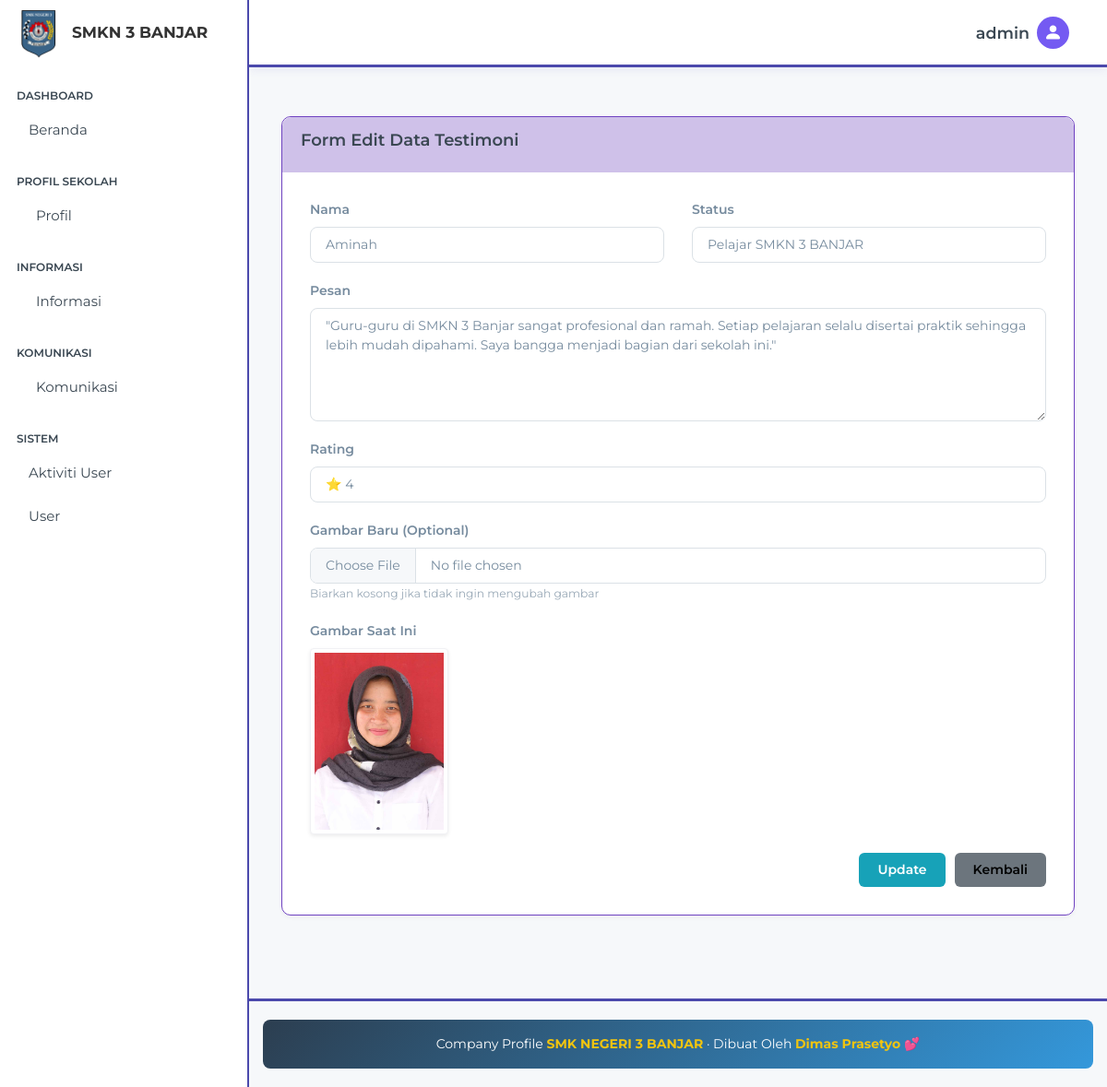
Page /beckend/pages/testimoni/edit.php?id=8 (signed in) on the committed database.
### tables this page shows
CREATE TABLE `testimonials` (
  `id` bigint NOT NULL,
  `image` varchar(255) NOT NULL,
  `name` varchar(255) NOT NULL,
  `status` varchar(255) NOT NULL,
  `massage` varchar(255) NOT NULL,
  `rating` tinyint NOT NULL DEFAULT '5'
);

### config/escapeString.php (called while the page is built)
<?php
if (!function_exists('escapeString')) {
    function escapeString($text) {
        global $connect;
        return $connect->real_escape_string($text);
    }
}
?>

### beckend/pages/testimoni/edit.php (the view, shortened to what this page needs)
<?php
include '../../partials/header.php';
include '../../partials/sidebar.php';
include '../../partials/navbar.php';
include '../../app.php';
$id = escapeString($_GET['id']);
$qSelect = "SELECT * FROM testimonials WHERE id = '$id'";
$result = mysqli_query($connect, $qSelect);
$testimoni = mysqli_fetch_object($result);
?>
<div class="content-wrapper">
    <section class="content-header">
        <div class="container-fluid">
            <div class="row mb-2">
                <div class="col-sm-6">
                    <h1>Edit Data Testimoni</h1>
                </div>
                <div class="col-sm-6">
                    <ol class="breadcrumb float-sm-right">
                        <li class="breadcrumb-item"><a href="./index.php">Data Testimoni</a></li>
                        <li class="breadcrumb-item active">Edit Data</li>
                    </ol>
                </div>
            </div>
        </div>
    </section>
    <section class="content">
        <div class="container-fluid">
            <div class="row">
                <div class="col-12 mt-5">
                    <div class="card card-purple">
                        <div class="card-header">
                            <h3 class="card-title">Form Edit Data Testimoni</h3>
                        </div>
                        <div class="card-body">
                            <form action="../../action/testimoni/update.php" method="POST" enctype="multipart/form-data">
                                <div class="row">
                                    <div class="col-md-6">
                                        <div class="form-group">
                                            <label for="name">Nama</label>
                                            <input type="text" name="name" class="form-control" id="name"
                                                value="<?= htmlspecialchars($testimoni->name) ?>" required>
                                        </div>
                                    </div>
                                    <div class="col-md-6">
                                        <div class="form-group">
                                            <label for="status">Status</label>
                                            <input type="text" name="status" class="form-control" id="status"
                                                value="<?= htmlspecialchars($testimoni->status) ?>" required>
                                        </div>
                                    </div>
                                </div>
                                <div class="form-group">
                                    <label for="massage">Pesan</label>
                                    <textarea name="massage" class="form-control" id="massage" rows="5" required><?= htmlspecialchars($testimoni->massage) ?></textarea>
                                </div>
                                <div class="form-group">
                                    <label for="rating">Rating</label>
                                    <select name="rating" id="rating" class="form-control" required>
                                        <option value="4" <?= ($testimoni->rating == 4 ? 'selected' : '') ?>>⭐ 4</option>
                                    </select>
                                </div>
                                <div class="form-group">
                                    <label for="image">Gambar Baru (Optional)</label>
                                    <input type="file" name="image" class="form-control" id="image">
                                    <small class="form-text text-muted">Biarkan kosong jika tidak ingin mengubah gambar</small>
                                </div>
                                <div class="form-group">
                                    <label>Gambar Saat Ini</label>
                                    <div>
                                        <img src="../../../storages/testimoni/<?= $testimoni->image ?>"
                                            alt="Gambar Testimoni" width="150" class="img-thumbnail">
                                    </div>
                                </div>
                                <div class="btn-action">
                                    <button type="submit" class="btn btn-info" name="tombol">
                                        <i class="fas fa-save"></i> Update
                                    </button>
                                    <a href="./index.php" class="btn btn-secondary">
                                        <i class="fas fa-arrow-left"></i> Kembali
                                    </a>
                                </div>
                            </form>
                        </div>
                    </div>
                </div>
            </div>
        </div>
    </section>
</div>
<?php
include '../../partials/footer.php';
include '../../partials/script.php';
?>

### beckend/partials/header.php (style rules this page uses)
html, body { height: 100%; }
body { display: flex; flex-direction: column; }

### beckend/pages/testimoni/edit.php (style rules this page uses)
.content-wrapper { padding: 20px; }
.card-purple { border: 1px solid #6f42c1; border-radius: 10px; }
.card-purple .card-header { background: #cfc1e9ff; color: white; border-radius: 10px 10px 0 0; padding: 15px 20px; }
.form-group { margin-bottom: 20px; }
.form-group label { font-weight: 600; margin-bottom: 8px; }
.btn-action { margin-top: 20px; padding: 0; border-top: none; display: flex; justify-content: flex-end; gap: 10px; }
.btn-info { background: #17a2b8; border: none; padding: 8px 20px; border-radius: 6px; font-weight: 600; }
.btn-secondary { background: #6c757d; border: none; padding: 8px 20px; border-radius: 6px; font-weight: 600; }

### rows in the picture
testimonials: name "Aminah", status "Pelajar SMKN 3 BANJAR", massage "\"Guru-guru di SMKN 3 Banjar sangat profesional dan ramah. Setiap pelajaran selalu disertai praktik sehingga lebih mudah dipahami. Saya bangga menjadi bagian dari sekolah ini.\"", rating "⭐ 4", image (picture)

### other values in the picture
$_SESSION['role'] "admin"
